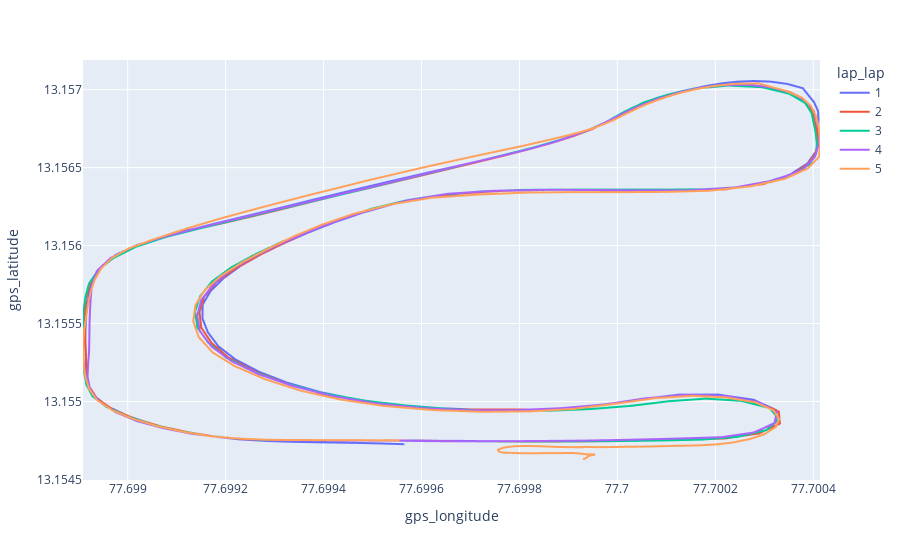

Notebook cell for this chart:
### Markdown cell above
We can also plot the data lap-by-lap by slightly adjusting the code:

### Code cell
df.plot(x='gps_longitude', y='gps_latitude', color='lap_lap')

### Figure 1 — Plotly figure (JSON) as saved in the notebook; plotly's stock layout.template omitted (floating-point values rounded to 4 significant figures; data arrays with more than 128 entries replaced by an {"elided": "..."} marker saying what was removed)
{"data": [{"hovertemplate": "lap_lap=1<br>gps_longitude=%{x}<br>gps_latitude=%{y}<extra></extra>", "legendgroup": "1", "line": {"color": "#636efa", "dash": "solid"}, "marker": {"symbol": "circle"}, "mode": "lines", "name": "1", "showlegend": true, "type": "scattergl", "x": {"elided": "1231 float values"}, "xaxis": "x", "y": {"elided": "1231 float values"}, "yaxis": "y"}, {"hovertemplate": "lap_lap=2<br>gps_longitude=%{x}<br>gps_latitude=%{y}<extra></extra>", "legendgroup": "2", "line": {"color": "#EF553B", "dash": "solid"}, "marker": {"symbol": "circle"}, "mode": "lines", "name": "2", "showlegend": true, "type": "scattergl", "x": {"elided": "1171 float values"}, "xaxis": "x", "y": {"elided": "1171 float values"}, "yaxis": "y"}, {"hovertemplate": "lap_lap=3<br>gps_longitude=%{x}<br>gps_latitude=%{y}<extra></extra>", "legendgroup": "3", "line": {"color": "#00cc96", "dash": "solid"}, "marker": {"symbol": "circle"}, "mode": "lines", "name": "3", "showlegend": true, "type": "scattergl", "x": {"elided": "1142 float values"}, "xaxis": "x", "y": {"elided": "1142 float values"}, "yaxis": "y"}, {"hovertemplate": "lap_lap=4<br>gps_longitude=%{x}<br>gps_latitude=%{y}<extra></extra>", "legendgroup": "4", "line": {"color": "#ab63fa", "dash": "solid"}, "marker": {"symbol": "circle"}, "mode": "lines", "name": "4", "showlegend": true, "type": "scattergl", "x": {"elided": "1151 float values"}, "xaxis": "x", "y": {"elided": "1151 float values"}, "yaxis": "y"}, {"hovertemplate": "lap_lap=5<br>gps_longitude=%{x}<br>gps_latitude=%{y}<extra></extra>", "legendgroup": "5", "line": {"color": "#FFA15A", "dash": "solid"}, "marker": {"symbol": "circle"}, "mode": "lines", "name": "5", "showlegend": true, "type": "scattergl", "x": {"elided": "2504 float values"}, "xaxis": "x", "y": {"elided": "2504 float values"}, "yaxis": "y"}], "layout": {"legend": {"title": {"text": "lap_lap"}, "tracegroupgap": 0}, "margin": {"t": 60}, "xaxis": {"anchor": "y", "domain": [0, 1], "title": {"text": "gps_longitude"}}, "yaxis": {"anchor": "x", "domain": [0, 1], "title": {"text": "gps_latitude"}}}}
